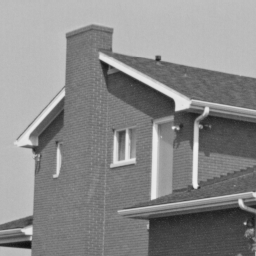
//> input picture Split&Merge/house.png, 256 x 256 px, given in place of house.jpg, which was not available
$ ./main   (built with g++ and OpenCV 4)
//> lines starting //> are read from the running program, lines starting //| are printed output that depends on the picture; pictures that were not available may be replaced by others from this repository, and a replacement may not be noted
#include <stdio.h>
#include <iostream>
#include <vector>
#include <numeric>
#include <math.h>
#include <opencv2/opencv.hpp>
#include <string>
#include <stdlib.h>
#include <time.h>
using namespace cv;
using namespace std;
#define AREA_THRESHOLD 10*10
#define VARIANCE_THRESHOLD 50

Mat image;
Mat outputBW;
Mat outputBGR;

class Region
{
    public:
        float mean;
        float var;
        Rect square;
        set<Region*> adj;

    Region(Point first, Point second)
    {
        square = Rect(first,second);  // (200,200) - (250, 250)
        calcMean();
        calcVar();
    }
    static Point getMidPoint(Region& region, int side);
    static void mapAdjacents();
    void calcMean();
    void calcVar();
    bool isUniform();

};
vector<Region> regions;

void Region::calcMean()
{
    mean = 0;
    int rowStart = square.y;
    int rowEnd = square.y + square.height;
    int colStart = square.x;
    int colEnd = square.x + square.width;
    for(int i=rowStart; i<=rowEnd; i++)
    {
        for(int j=colStart; j<=colEnd; j++)
        {
            mean += image.at<uchar>(i,j);
        }
    }
    mean = mean/((square.height+1)*(square.width+1));
}

void Region::calcVar()
{
    var = 0;
    int rowStart = square.y;
    int rowEnd = square.y + square.height;
    int colStart = square.x;
    int colEnd = square.x + square.width;
    for(int i=rowStart; i<=rowEnd; i++)
    {
        for(int j=colStart; j<=colEnd; j++)
        {
            var+=pow((image.at<uchar>(i,j)-mean),2);
        }
    }
    var = var/((square.height+1)*(square.width+1));
}

bool Region::isUniform()
{
    if(var<VARIANCE_THRESHOLD)
        return true;
    return false;
}

Point Region::getMidPoint(Region& region, int side)
{
    int midX, midY;
    if(side==0)//TOP
    {
            midX = (region.square.x+(region.square.x+region.square.width))/2;
            midY = region.square.y-2;
    }
    else if(side==1)//RIGHT
    {
            midX = region.square.x+2;
            midY = (region.square.y+(region.square.y+region.square.height))/2;
    }
    else if(side==2)//BOTTOM
    {
            midX = (region.square.x+(region.square.x+region.square.width))/2;
            midY = region.square.y+2;
    }
    else if(side==3)//LEFT
    {
            midX = region.square.x-2;
            midY = (region.square.y+(region.square.y+region.square.height))/2;
    }
    return Point(midX,midY);
}

void Region::mapAdjacents()
{
    //sort(regions.begin(), regions.end(), [](Region& l, Region& r) { return l.square.height < r.square.height;});
    for(int k=0; k<regions.size(); k++)
    {
        vector<Point> midPoints;
        Region& current = regions.at(k);
        for(int side=0; side<4; side++)
        {
            midPoints.push_back(getMidPoint(current,side));
        }
        for(int l=0; l<regions.size(); l++) //per ogni altra regione
        {
            Region& neighbour = regions.at(l);
            if(k!=l && (current.square.height<=neighbour.square.height))//SE NON TI STAI CONFRONTANDO CON TE STESSO E SONO PIU' PICCOLO DI TE
            {
                for(int side=0; side<4; side++)
                {
                    if(neighbour.square.contains(midPoints.at(side)))
                    {
                        current.adj.insert(&neighbour);
                        neighbour.adj.insert(&current);
                        break;
                    }
                }
            }
        }
    }
}
//____________________________________________________________________________________

void split(int rowStart, int rowEnd, int colStart, int colEnd)
{
    Region current(Point(rowStart,colStart),Point(rowEnd,colEnd));
    //CASO BASE - LIMITE DIMENSIONI REGIONE
    if((rowEnd-rowStart+1)*(colEnd-colStart+1) <= AREA_THRESHOLD)
    {
        regions.push_back(current);
        return;
    }
    //CASO BASE - UNIFORMITA'
    if(current.isUniform())
    {
        regions.push_back(current);
        return;
    }
    else
    {
        split(rowStart, ((rowStart+rowEnd)/2), colStart, ((colStart+colEnd)/2));//1
        split(rowStart, ((rowStart+rowEnd)/2), ((colStart+colEnd)/2)+1, colEnd);//2
        split(((rowStart+rowEnd)/2)+1, rowEnd, colStart, ((colStart+colEnd)/2));//3
        split(((rowStart+rowEnd)/2)+1, rowEnd, ((colStart+colEnd)/2)+1, colEnd);//4
    }
}

void merge()
{
    for(int i=0; i<regions.size(); i++)
    {
        Region& current = regions.at(i);
        for(set<Region*>::iterator it=current.adj.begin(); it!=current.adj.end(); it++)
        {
            Region& neighbour = *(*it);
            if(abs(current.mean-neighbour.mean)<30)
                neighbour.mean = current.mean;
        }
    }
}

void print()
{
    srand(time(NULL));
    unsigned char colorBW;
    Vec3b colorBGR;
    for(int k=0; k<regions.size(); k++)
    {
        colorBGR = Vec3b(rand()%256,rand()%256,rand()%256);
        colorBW = regions.at(k).mean;
        for(int i=regions.at(k).square.y; i<regions.at(k).square.y+regions.at(k).square.height; i++)
            for(int j=regions.at(k).square.x; j<regions.at(k).square.x+regions.at(k).square.width; j++)
                outputBW.at<uchar>(i,j) = colorBW;
                //outputBGR.at<Vec3b>(i,j) = colorBGR;
    }
    // imwrite("output.png", outputBGR);
}

void splitAndMerge()
{
    int N = image.rows;
    int M = image.cols;
    split(0, N-1, 0, M-1);
    print();
    imshow("before", outputBW);
    Region::mapAdjacents();
    merge();
    print();
    imshow("after", outputBW);
    waitKey(0);
}

int main(int argc, char** argv )
{
    const char* fileName = "house.jpg";
    image = imread(fileName, IMREAD_GRAYSCALE);//immagine presa in input
//> image is the input picture: 256 rows x 256 cols, CV_8UC1; min 16, max 239, mean 138
    if (!image.data)
    {
        printf("No image data \n");
        return -1;
    }
    outputBW = Mat::zeros(image.size(), CV_8UC1);
    outputBGR = Mat(image.size(),CV_8UC3);
    GaussianBlur(image,image, Size(5,5), 3, 3, 4);
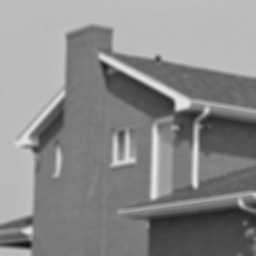
//> image: 256 rows x 256 cols, CV_8UC1; min 21, max 230, mean 138
    splitAndMerge();
//> the loop in calcMean, `for(int i=rowStart; i<=rowEnd; i++)` made 256 passes
//> mean on passes 1 to 3: 48362, 96720, 145075
//> after the loop in calcMean, `for(int i=rowStart; i<=rowEnd; i++)`: mean = 9042374
//> in calcMean, `mean = mean/((square.height+1)*(square.width+1));`: mean = 138
//> the loop in calcVar, `for(int i=rowStart; i<=rowEnd; i++)` made 256 passes
//> var on passes 1 to 3: 664636, 1328839, 1992660.8
//> after the loop in calcVar, `for(int i=rowStart; i<=rowEnd; i++)`: var = 125024512
//> in calcVar, `var = var/((square.height+1)*(square.width+1));`: var = 1907.7
//> the loop in calcMean (call 2), `for(int i=rowStart; i<=rowEnd; i++)` made 128 passes
//> mean on passes 1 to 12: 24067, 48138, 72220, 96316, 120412, 144512, 168610, 192696, 216764, 240805, 264811, 288801
//> the loop in calcVar (call 2), `for(int i=rowStart; i<=rowEnd; i++)` made 128 passes
//> var on passes 1 to 12: 102379.1, 204972.1, 308154.8, 412117.8, 516062.8, 620235.4, 724289.4, 827642.5, 929957.8, 1030766.9, 1129617.1, 1227582.5
//> after the loop in print, `for(int k=0; k<regions.size(); k++)`:
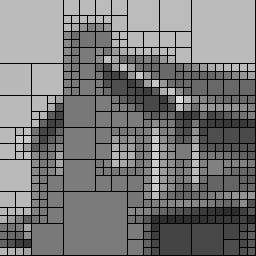
//> outputBW: 256 rows x 256 cols, CV_8UC1; min 0, max 220, mean 119.3
//> after the loop in print (call 2), `for(int k=0; k<regions.size(); k++)`:
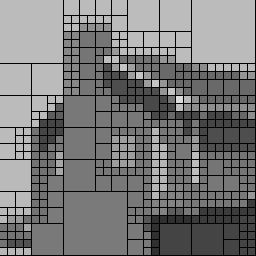
//> outputBW: 256 rows x 256 cols, CV_8UC1; min 0, max 220, mean 119
    return 0;
}
